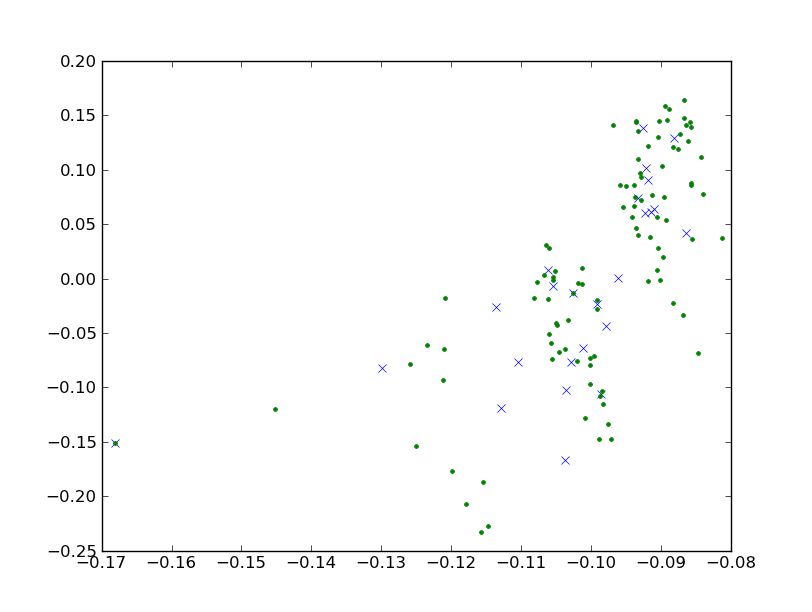

Write Python code to recreate this figure.
import numpy as np
import scipy.linalg as lin
import Levenshtein as leven
import matplotlib.pyplot as plt
from sklearn.cluster import KMeans
import itertools
import time

words = np.array(['the', 'be', 'to', 'of', 'and', 'a', 'in', 'that', 'have',
                  'I', 'it', 'for', 'not', 'on', 'with', 'he', 'as', 'you',
                  'do', 'at', 'this', 'but', 'his', 'by', 'from', 'they', 'we',
                  'say', 'her', 'she', 'or', 'an', 'will', 'my', 'one', 'all',
                  'would', 'there', 'their', 'what', 'so', 'up', 'out', 'if',
                  'about', 'who', 'get', 'which', 'go', 'me', 'when', 'make',
                  'can', 'like', 'time', 'no', 'just', 'him', 'know', 'take',
                  'people', 'into', 'year', 'your', 'good', 'some', 'could',
                  'them', 'see', 'other', 'than', 'then', 'now', 'look',
                  'only', 'come', 'its', 'over', 'think', 'also', 'back',
                  'after', 'use', 'two', 'how', 'our', 'work', 'first', 'well',
                  'way', 'even', 'new', 'want', 'because', 'any', 'these',
                  'give', 'day', 'most', 'us'])

print "calculating distances..."

(dim,) = words.shape
f = lambda (x,y): leven.distance(x,y)
res=np.fromiter(itertools.imap(f, itertools.product(words, words)), dtype=float)
A = np.reshape(res,(dim,dim))

print "svd..."

u,s,v = lin.svd(A, full_matrices=False)

print u.shape
print s.shape
print s
print v.shape

k=KMeans(init='k-means++', k=20, n_init=10)
k.fit(u[:,0:10])
centroids = k.cluster_centers_
labels = k.labels_
print labels

for i in range(np.max(labels)):
    print words[labels==i]

plt.plot(centroids[:,0],centroids[:,1],'x')
plt.hold(True)
plt.plot(u[:,0], u[:,1], '.')
plt.show()
